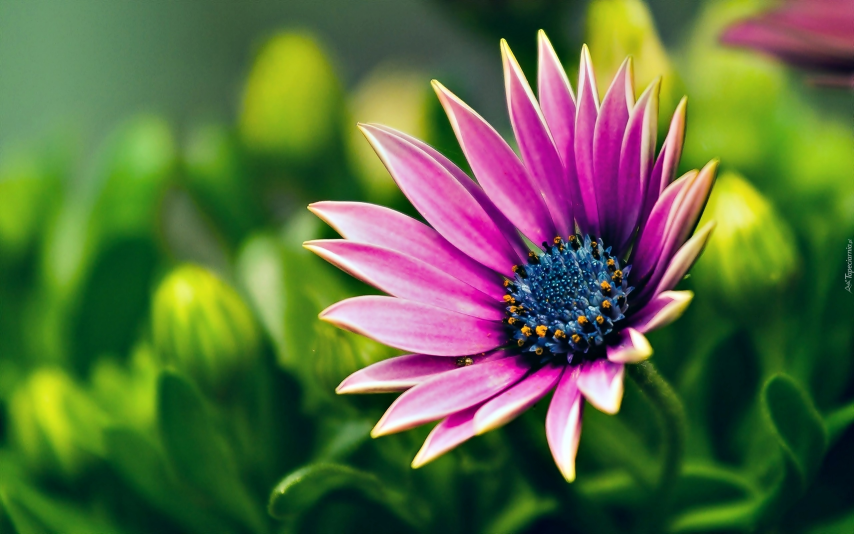
#> input picture lab4/obraz.jpg, 2560 x 1600 px (shown at 1/3 size)
$ python zad_lab4.py
#> lines starting #> are read from the running program, lines starting #| are printed output that depends on the picture
from PIL import Image, ImageOps
import numpy as np
from PIL import ImageChops
import matplotlib.pyplot as plt

# zadanie 1
im1 = Image.open('obraz.jpg')
#> im1 is the input picture: PIL image 2560x1600 RGB; mean R, G, B 90.5, 106.3, 65.2
# print("tryb", im1.mode)
h, w = im1.size
#> h = 2560; w = 1600
# im1.show()

#---------------------------
# zadanie 2a
T = np.array(im1)
t_r = T[:, :, 0]
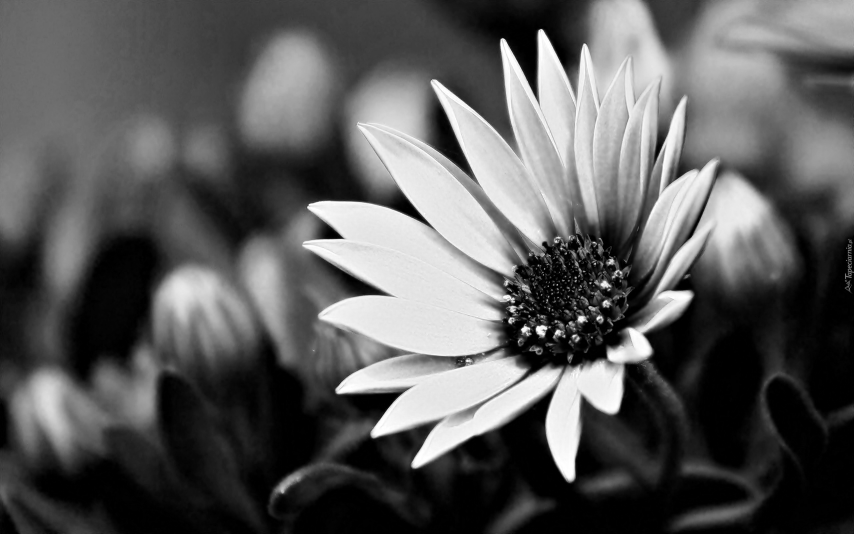
#> t_r: shape (1600, 2560) (shown at 1/3 size); min 0, max 255, mean 90.5
im_r = Image.fromarray(t_r)

t_g = T[:, :, 1]
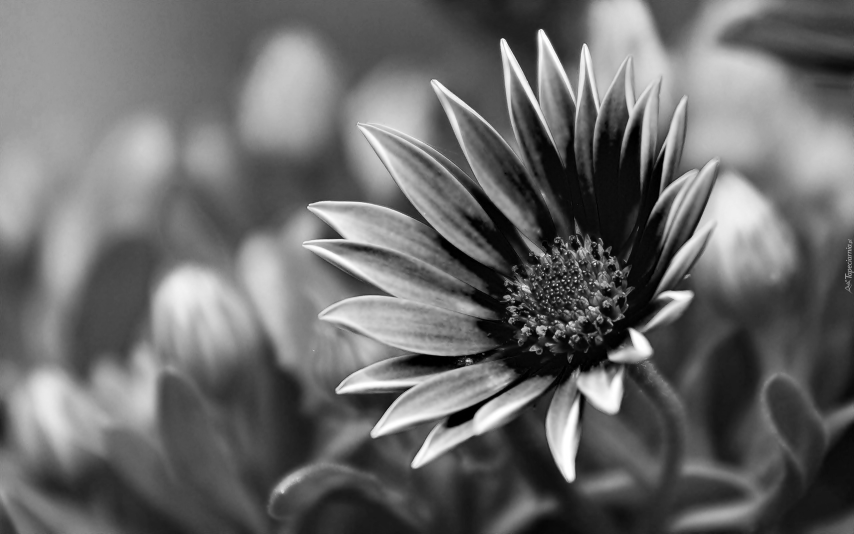
#> t_g: shape (1600, 2560) (shown at 1/3 size); min 0, max 255, mean 106.3
im_g = Image.fromarray(t_g)

t_b = T[:, :, 2]
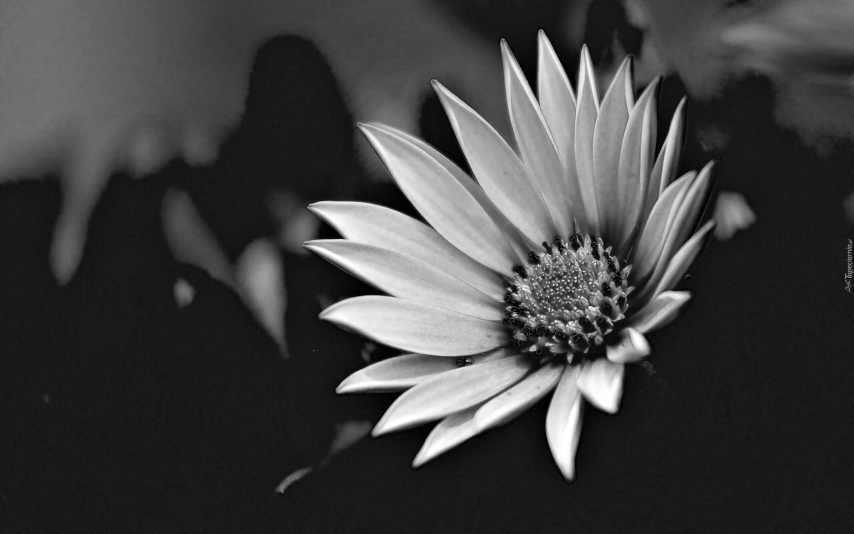
#> t_b: shape (1600, 2560) (shown at 1/3 size); min 0, max 255, mean 65.2
im_b = Image.fromarray(t_b)
# zadanie 2b
im2 = Image.merge('RGB', (im_r, im_g, im_b))
diff = ImageChops.difference(im1, im2)
#> diff: PIL image 2560x1600 RGB; every value is 0
# im2.show()
# diff.show()

# zadanie 2c
t_im1 = np.asarray(im1)
t_im2 = np.asarray(im2)
porownanie = t_im1 == t_im2
#> porownanie: shape (1600, 2560, 3) bool; every value is 1
czy_rowne = porownanie.all()
#> czy_rowne = True
print("porównanie tablic im1 i im2: ",czy_rowne)
#| porównanie tablic im1 i im2:  True

#-------------------------------
# zadanie 3a
r, g, b = im1.split()
im3 = Image.merge('RGB',(g, r, b)) # zamiana r i g
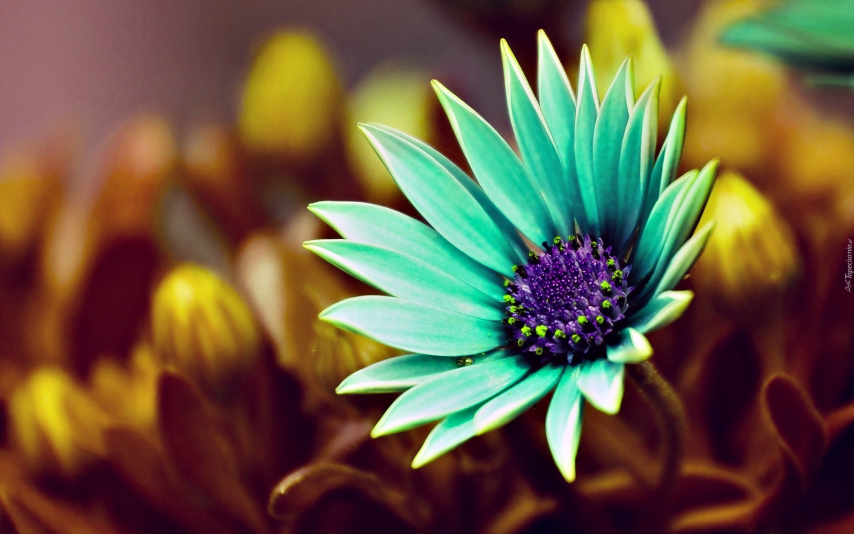
#> im3: PIL image 2560x1600 RGB (shown at 1/3 size); mean R, G, B 106.3, 90.5, 65.2
im3.save('im3.jpg')
im3.save('im3.png')
# zadanie 3b
im3j = Image.open('im3.jpg')
im3p = Image.open('im3.png')
sprawdzenie = im3j == im3p
#> sprawdzenie = False
print("porównanie obraz 3 format jpg i format png, czy są równe?: ", sprawdzenie)
#| porównanie obraz 3 format jpg i format png, czy są równe?:  False

#> (the run stopped early here; a loop or call above may not have finished)

$ run again, with lab4/jesien.jpg copied over lab4/obraz.jpg
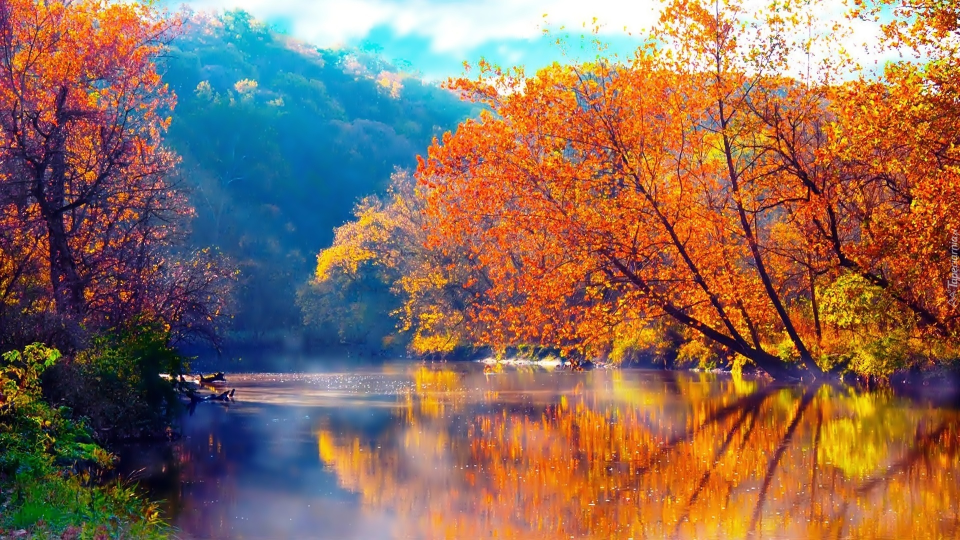
#> input picture lab4/jesien.jpg, 1920 x 1080 px (shown at 1/2 size)
#> im1 is the input picture: PIL image 1920x1080 RGB; mean R, G, B 139.3, 107.4, 90.5
#> `t_b = T[:, :, 2]`:
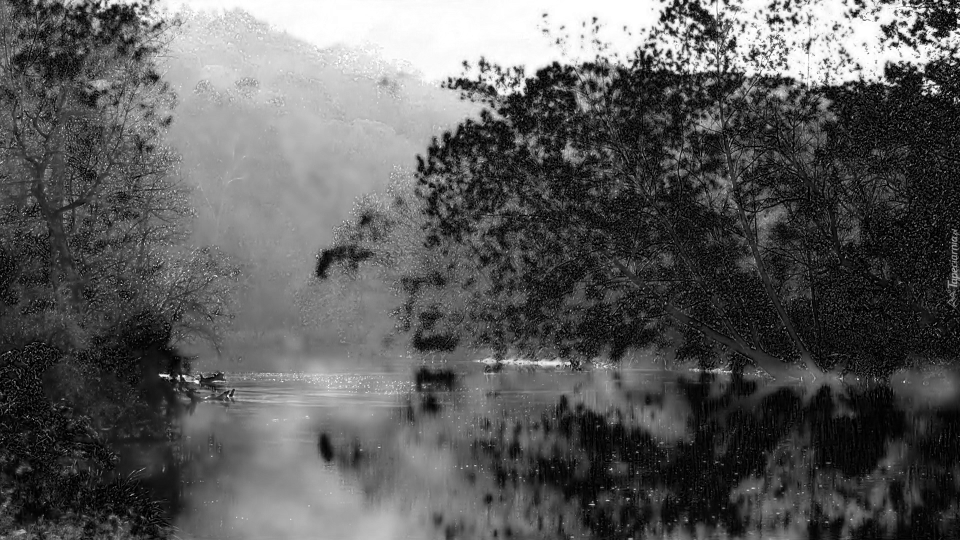
#> t_b: shape (1080, 1920) (shown at 1/2 size); min 0, max 255, mean 90.5
#> diff: PIL image 1920x1080 RGB; every value is 0
#> porownanie: shape (1080, 1920, 3) bool; every value is 1
#> czy_rowne = True
#| porównanie tablic im1 i im2:  True
#> `im3 = Image.merge('RGB',(g, r, b))`:
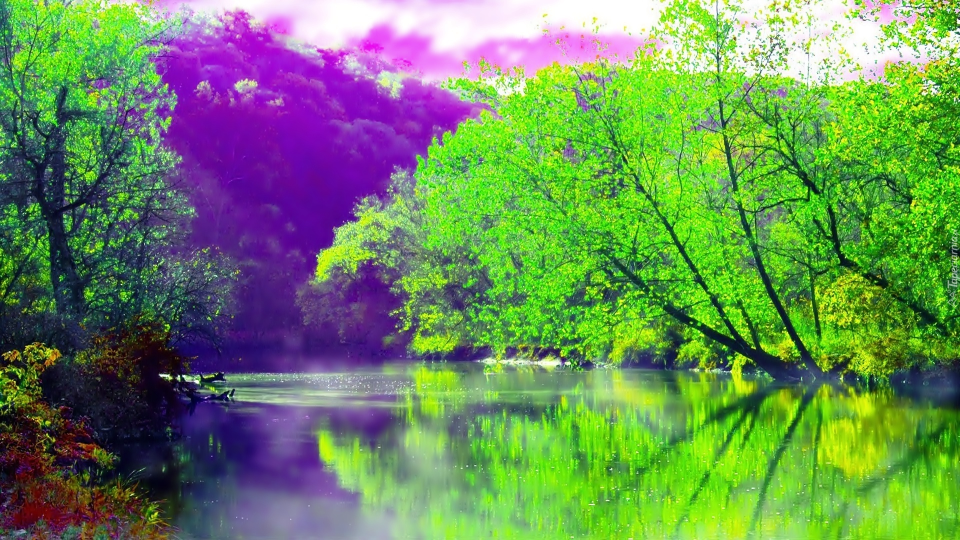
#> im3: PIL image 1920x1080 RGB (shown at 1/2 size); mean R, G, B 107.4, 139.3, 90.5
#> sprawdzenie = False
#| porównanie obraz 3 format jpg i format png, czy są równe?:  False
